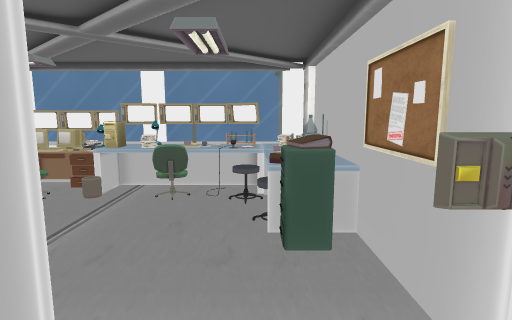
view 1 (above)

22 first-person views from a walk through a 3-D level made in the Unity game engine. The camera is 1.5 m above the floor, tilts 8° down and sees 80° across. Doors are open. The floor is counted in squares, 1 m on a side. Each view is taken from the middle of a square. On the plan, view 1 faces up. The plan holds only what a view shows up to about 15 squares ahead; the rest is blank. The place goes on beyond the plan. The player is left out. Some surface patterns are stand-ins.

view 2
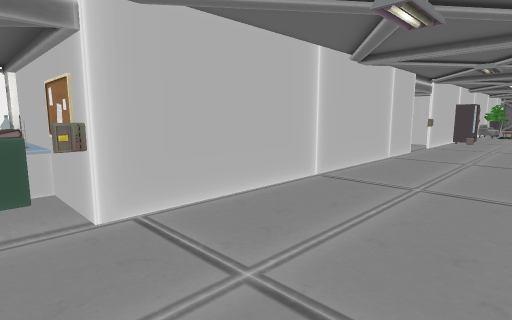

view 3
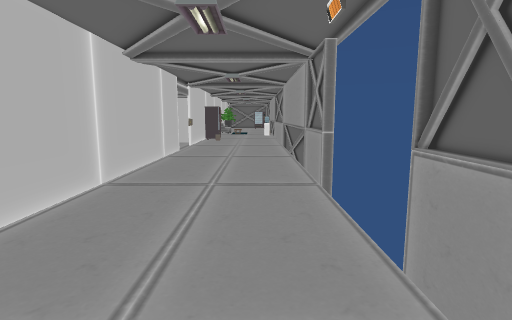

view 4
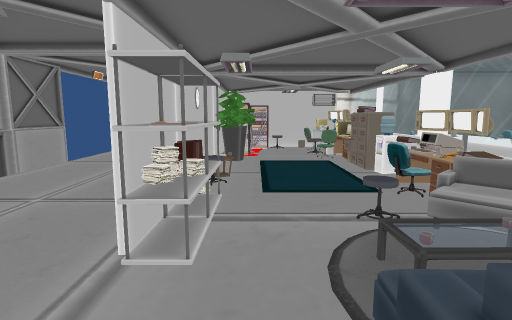

view 5
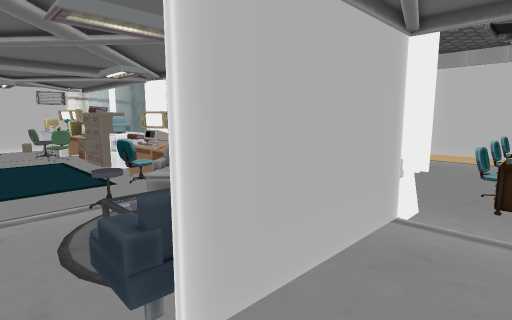

view 6
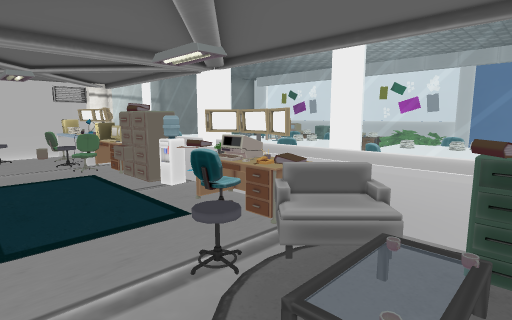

view 7
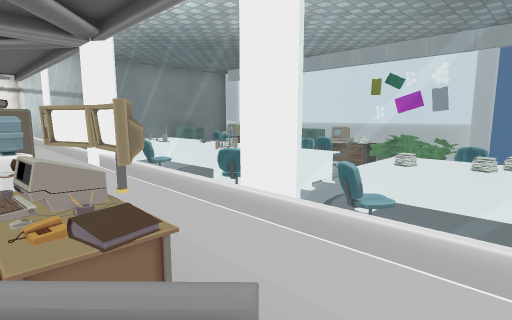

view 8
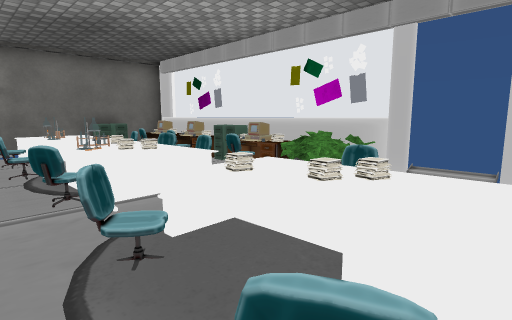

view 9
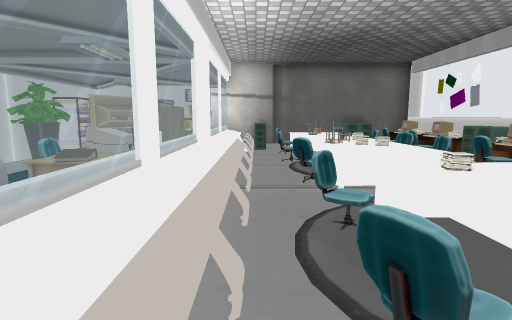

view 10
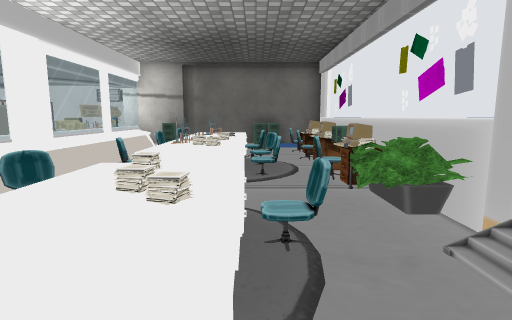

view 11
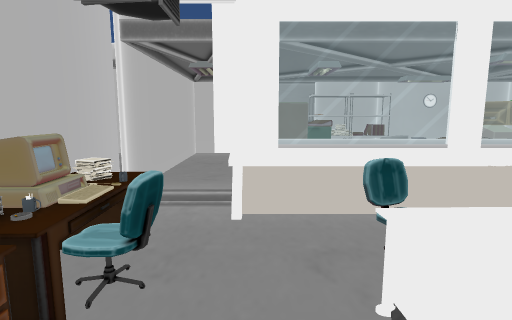

view 12
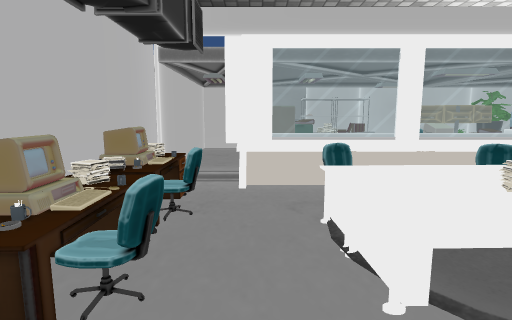

view 13
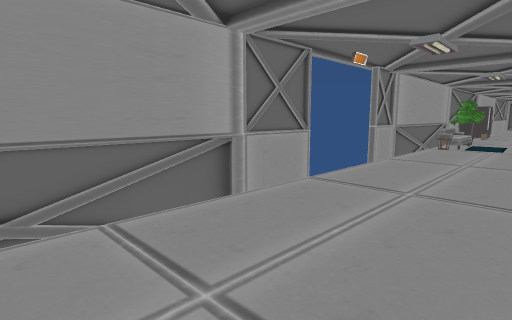

view 14
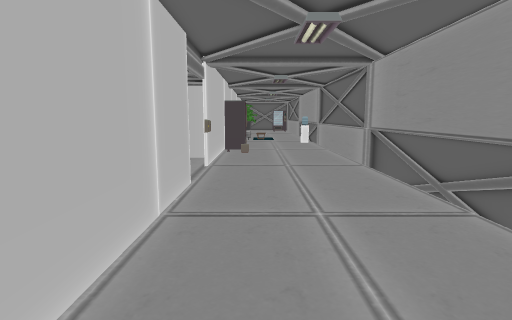

view 15
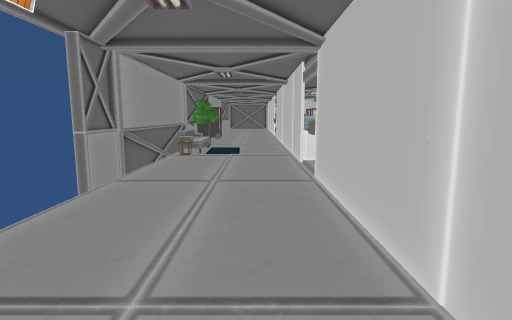

view 16
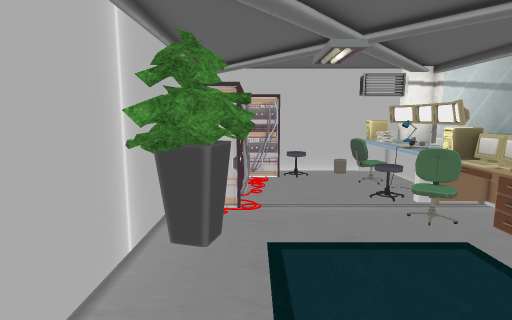

view 17
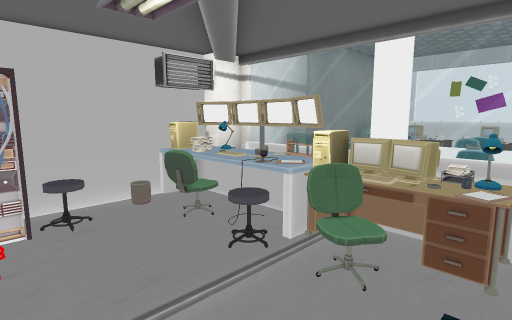

view 18
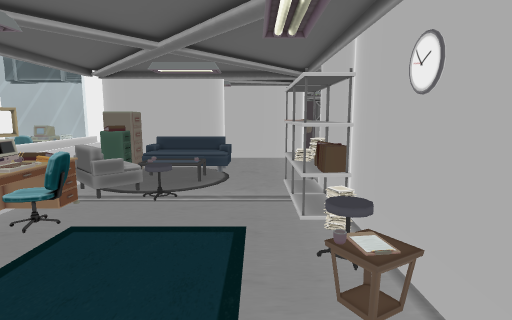

view 19
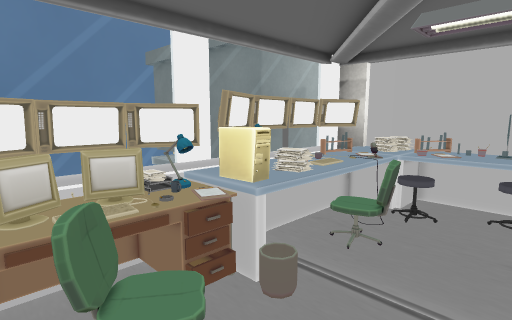

view 20
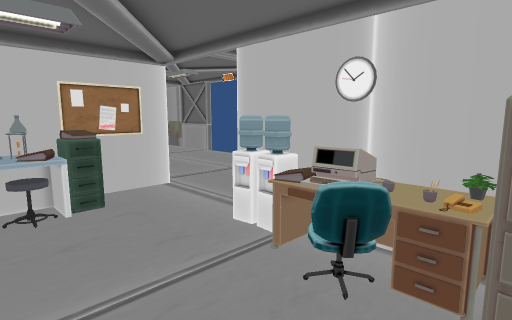

view 21
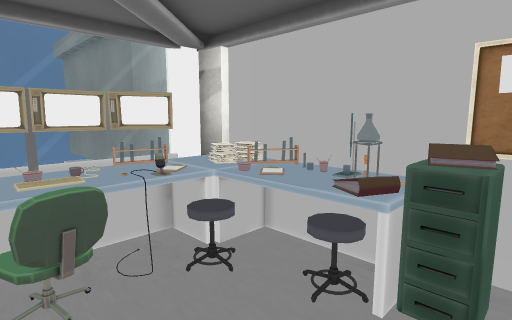

view 22
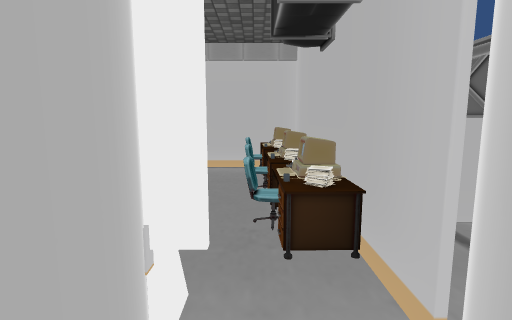

### Floor plan
Key: @ floor where view 1 was taken; # wall or solid block; x gap in a wall; . main floor; - floor 0.25 m lower than the main floor; / step, stairs or slope; D open door; = window, fence, low wall or low ledge; ^ raised ledge; M monitor; T table; K keyboard; C computer; H chair; B block; P plant; L clock; S shelf; A lamp; O other object.
Columns run from 5 left of view 1 to 20 right of it. Each row starts with its distance up from view 1.
 16        #####^###P=DD####
 15        #CCCC-CCC------CC
 14        #----..----=---C#
 13        #--^.^.^^-^^^^-CC
 12        #^^^^^^^^.^^^^-CC
 11       ## ^^^^ ^^.^^^^-CC
 10       ##==#=#-x--=#==-CC^^
  9       #B==#====-====----#^
  8 ^^###^##^^^^^^^=^^^^=DDDx
  7 MOMMMMTMOMMMAOOOMOH^O#DD#
  6 MKTOKOTCKHCK OO.KO#/O#..#
  5 ..C.OHO OH......O.HO##..#
  4 . ...TTH............#H..#
  3 PO...H.OOOO..........D..=
  2 OKLODDD#OOOPP#OLSSSSDD.##
  1 OOO##D....####.H....D.##.O
  0 .....@....................
 -1 ..........................
 -2 ..........................
 -3 #HO.....DDDD..............
 -4 ########DDDD##############

Where each view was taken, in squares from view 1:
view 1: 0 up, 0 right, facing up
view 2: 3 down, 0 right, facing up-right
view 3: 2 down, 0 right, facing right
view 4: 3 up, 17 right, facing left
view 5: 3 up, 18 right, facing up-left
view 6: 3 up, 15 right, facing up-left
view 7: 6 up, 14 right, facing up-left
view 8: 9 up, 15 right, facing up-left
view 9: 9 up, 16 right, facing left
view 10: 13 up, 16 right, facing left
view 11: 13 up, 16 right, facing down
view 12: 15 up, 16 right, facing down
view 13: 1 up, 13 right, facing down-left
view 14: 0 up, 7 right, facing right
view 15: 0 up, 9 right, facing left
view 16: 3 up, 10 right, facing left
view 17: 3 up, 7 right, facing up-left
view 18: 3 up, 7 right, facing right
view 19: 4 up, 5 left, facing up-right
view 20: 5 up, 5 left, facing down-right
view 21: 3 up, 2 left, facing up-right
view 22: 6 up, 17 right, facing up
